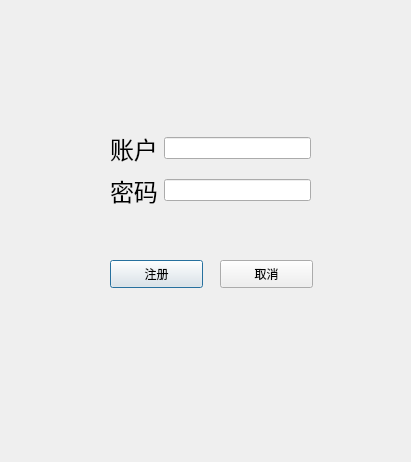
<?xml version="1.0" encoding="UTF-8"?>
<ui version="4.0">
 <class>Dialog_register</class>
 <widget class="QDialog" name="Dialog_register">
  <property name="geometry">
   <rect>
    <x>0</x>
    <y>0</y>
    <width>411</width>
    <height>462</height>
   </rect>
  </property>
  <property name="windowTitle">
   <string>Dialog</string>
  </property>
  <widget class="QWidget" name="gridLayoutWidget">
   <property name="geometry">
    <rect>
     <x>110</x>
     <y>130</y>
     <width>201</width>
     <height>80</height>
    </rect>
   </property>
   <layout class="QGridLayout" name="gridLayout">
    <item row="0" column="1">
     <widget class="QLineEdit" name="lineEdit"/>
    </item>
    <item row="0" column="0">
     <widget class="QLabel" name="label">
      <property name="font">
       <font>
        <family>Arial</family>
        <pointsize>18</pointsize>
       </font>
      </property>
      <property name="text">
       <string>账户</string>
      </property>
     </widget>
    </item>
    <item row="1" column="0">
     <widget class="QLabel" name="label_2">
      <property name="font">
       <font>
        <family>Arial</family>
        <pointsize>18</pointsize>
       </font>
      </property>
      <property name="text">
       <string>密码</string>
      </property>
     </widget>
    </item>
    <item row="1" column="1">
     <widget class="QLineEdit" name="lineEdit_2"/>
    </item>
   </layout>
  </widget>
  <widget class="QPushButton" name="pushButton_register">
   <property name="geometry">
    <rect>
     <x>110</x>
     <y>260</y>
     <width>93</width>
     <height>28</height>
    </rect>
   </property>
   <property name="text">
    <string>注册</string>
   </property>
  </widget>
  <widget class="QPushButton" name="pushButton_cancel">
   <property name="geometry">
    <rect>
     <x>220</x>
     <y>260</y>
     <width>93</width>
     <height>28</height>
    </rect>
   </property>
   <property name="text">
    <string>取消</string>
   </property>
  </widget>
 </widget>
 <resources/>
 <connections/>
</ui>
